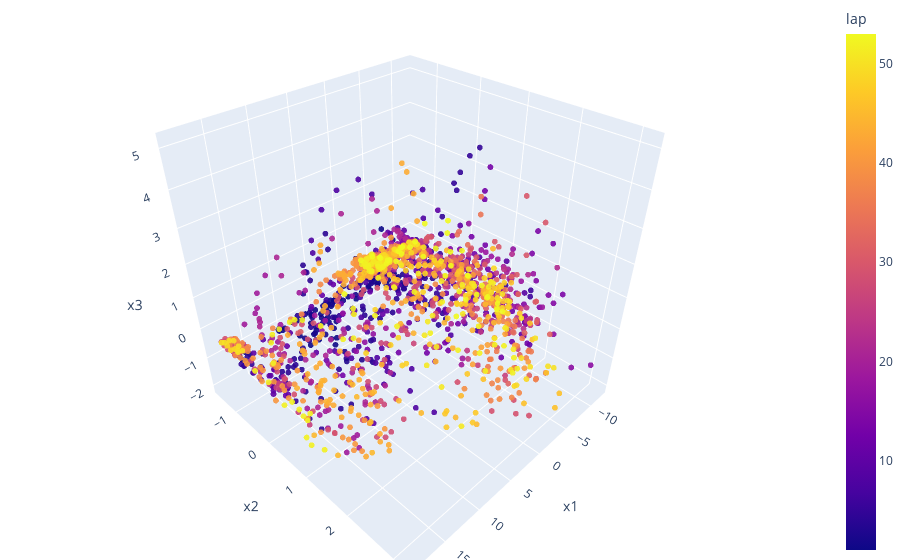

Notebook code cell kept with this figure:
### Code cell
pca = PCA(n_components=3, svd_solver='full')
pca_embedding = pca.fit_transform(parsedData)
pca_embedding = pca_embedding[:,0:3]

df = pd.DataFrame(pca_embedding, columns=['x1', 'x2', 'x3'])
df["x"] = data.x
df["lap"] = data.lap

fig = px.scatter_3d(df, x='x1', y='x2', z='x3', color='lap', opacity=0.9, title="PCA")
fig.update_traces(marker_size=2)

# tight layout
fig.update_layout(margin=dict(l=0, r=0, b=0, t=0))
fig.show()

### Figure 1 — Plotly figure (JSON) as saved in the notebook; plotly's stock layout.template omitted (floating-point values rounded to 4 significant figures; data arrays with more than 128 entries replaced by an {"elided": "..."} marker saying what was removed)
{"data": [{"hovertemplate": "x1=%{x}<br>x2=%{y}<br>x3=%{z}<br>lap=%{marker.color}<extra></extra>", "legendgroup": "", "marker": {"color": {"elided": "2140 int values"}, "coloraxis": "coloraxis", "opacity": 0.9, "size": 2, "symbol": "circle"}, "mode": "markers", "name": "", "scene": "scene", "showlegend": false, "type": "scatter3d", "x": {"elided": "2140 float values"}, "y": {"elided": "2140 float values"}, "z": {"elided": "2140 float values"}}], "layout": {"coloraxis": {"colorbar": {"title": {"text": "lap"}}, "colorscale": [[0, "#0d0887"], [0.1111, "#46039f"], [0.2222, "#7201a8"], [0.3333, "#9c179e"], [0.4444, "#bd3786"], [0.5556, "#d8576b"], [0.6667, "#ed7953"], [0.7778, "#fb9f3a"], [0.8889, "#fdca26"], [1, "#f0f921"]]}, "legend": {"tracegroupgap": 0}, "margin": {"b": 0, "l": 0, "r": 0, "t": 0}, "scene": {"domain": {"x": [0, 1], "y": [0, 1]}, "xaxis": {"title": {"text": "x1"}}, "yaxis": {"title": {"text": "x2"}}, "zaxis": {"title": {"text": "x3"}}}, "title": {"text": "PCA"}}}
